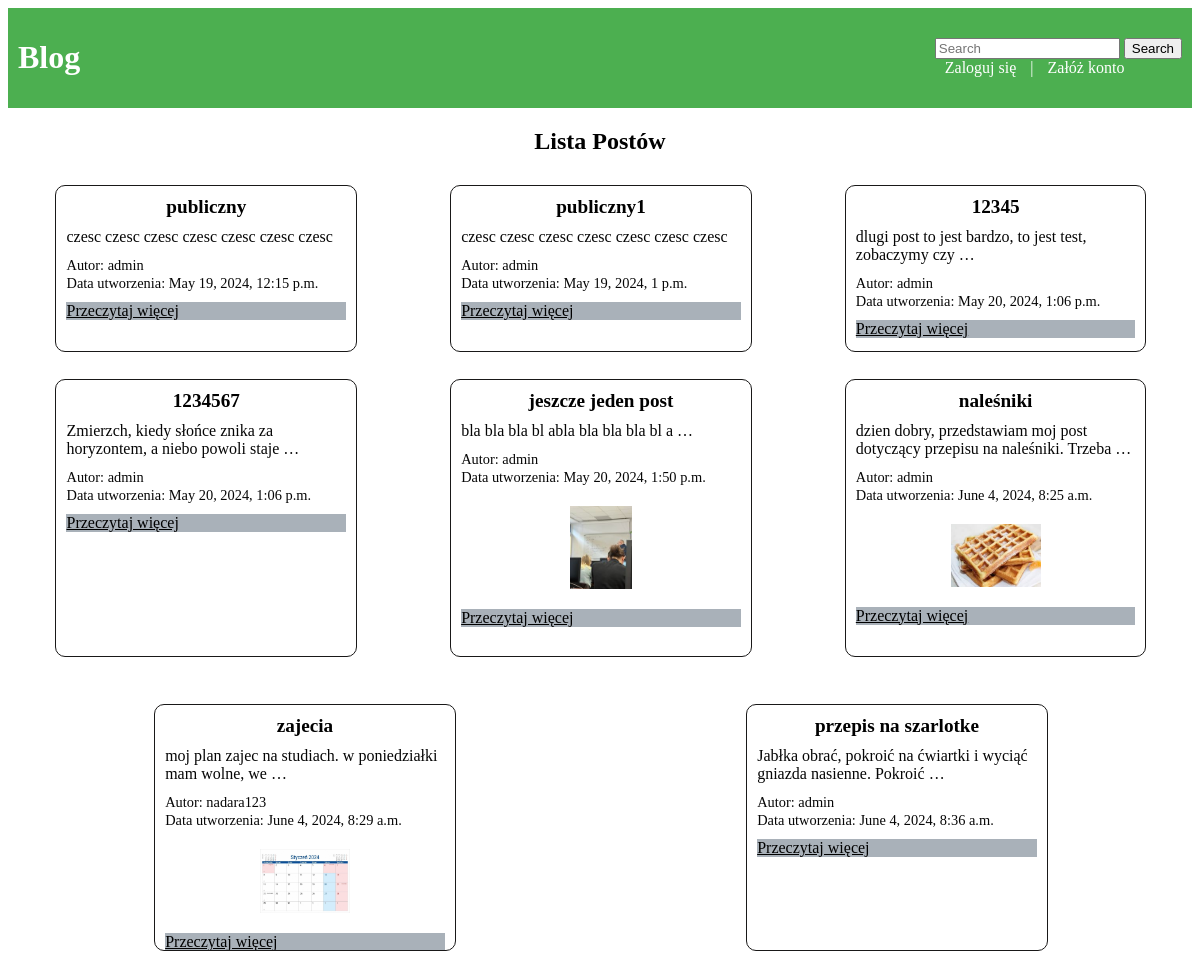
/posty/, run on the app's committed database.
### mainapp/models.py (models this page shows, shortened)
class Post(models.Model):
    tytul = models.CharField(max_length=200)
    tresc = models.TextField(max_length=2000)
    data_utworzenia = models.DateTimeField(auto_now_add=True)
    autor = models.ForeignKey(User, on_delete=models.CASCADE)
    image = models.ImageField(null=True, blank=True, upload_to="images/")
    DOSTEP_CHOICES = (
        ('Publiczny', 'Publiczny'),
        ('Ograniczony', 'Ograniczony'),
    )
    dostep = models.CharField(max_length=20, choices=DOSTEP_CHOICES, default='Publiczny')

### mainapp/views.py (the view)
# urls.py: path('posty/', views.post_list, name='post_list'),
def post_list(request):
    if request.user.is_authenticated:
        posts = Post.objects.all()
    else:
        posts = Post.objects.filter(dostep='Publiczny')
    print("wyswietlono liste postow")
    return render(request, './post/post_list.html', {'posts': posts})

### mainapp/templates/post/post_list.html (shortened to what this page needs)
{% extends "base.html" %}
{% block content %}
<div class="container mt-5">
  <h2 class="post-label">Lista Postów</h2>
  <div class="row justify-content-center">
    {% for post in posts %}
    <div class="col-md-4 mb-3">
      <div class="card post-card">
        <div class="card-body">
          <h5 class="card-title post-title">{{ post.tytul }}</h5>
          <p class="card-text post-text">{{ post.tresc|truncatewords_html:10 }}</p>
        </div>
        <div class="card-footer">
          <small class="text-muted post-info">Autor: {{ post.autor }}</small>
          <br>
          <small class="text-muted post-info">Data utworzenia: {{ post.data_utworzenia }}</small>
        </div>
        {% if post.image %}
        <img src="{{ post.image.url }}" alt="{{ post.tytul }}" class="post-image">
        {% endif %}
        <a href="{% url 'post_detail' post.id %}" class="btn btn-primary read-more-btn">Przeczytaj więcej</a>
      </div>
    </div>
    {% endfor %}
  </div>
</div>
{% endblock %}

### mainapp/templates/post/post_list.html (style rules this page uses)
.post-card { border: 1px solid #191818; border-radius: 10px; margin-bottom: 20px; margin-top: 10px; width: 100%; height: 85%; overflow: hidden; }
.post-title { font-size: 1.2rem; color: #000000; margin: 10px; text-align: center; }
.post-text { font-size: 1rem; color: #050505; margin: 10px; overflow: hidden; height: 60%; }
.post-image { max-width: 30%; max-height: 30%; margin: 20px auto; display: block; }
.post-info { font-size: 0.9rem; color: #060606; margin: 10px; }
.read-more-btn { background-color: #a9b1b9; color: #000000; border: none; margin: 10px; display: block; }
.post-label { font-size: 1.5rem; font-weight: bold; color: #000000; text-align: center; margin-bottom: 20px; }
@media (min-width: 768px) { .col-md-4 { flex: 0 0 calc(27% - 20px); max-width: calc(27% - 20px); } }
@media (min-width: 768px) { .row { display: flex; flex-wrap: wrap; justify-content: space-around; margin-top: 10px; margin-bottom: 20px; } }
@media (min-width: 768px) { .col-md-4 { padding: 0 10px; } }

### data on the page
Post: tytul "publiczny", tresc "czesc czesc czesc czesc czesc czesc czesc", autor "admin", data_utworzenia "May 19, 2024, 12:15 p.m."
Post: tytul "publiczny1", tresc "czesc czesc czesc czesc czesc czesc czesc", autor "admin", data_utworzenia "May 19, 2024, 1 p.m."
Post: tytul "12345", tresc "dlugi post to jest bardzo, to jest test, zobaczymy czy …", autor "admin", data_utworzenia "May 20, 2024, 1:06 p.m."
Post: tytul "1234567", tresc "Zmierzch, kiedy słońce znika za horyzontem, a niebo powoli staje …", autor "admin", data_utworzenia "May 20, 2024, 1:06 p.m."
Post: tytul "jeszcze jeden post", tresc "bla bla bla bl abla bla bla bla bl a …", autor "admin", data_utworzenia "May 20, 2024, 1:50 p.m.", image (picture)
Post: tytul "naleśniki", tresc "dzien dobry, przedstawiam moj post dotyczący przepisu na naleśniki. Trzeba …", autor "admin", data_utworzenia "June 4, 2024, 8:25 a.m.", image (picture)
Post: tytul "zajecia", tresc "moj plan zajec na studiach. w poniedziałki mam wolne, we …", autor "nadara123", data_utworzenia "June 4, 2024, 8:29 a.m.", image (picture)
Post: tytul "przepis na szarlotke", tresc "Jabłka obrać, pokroić na ćwiartki i wyciąć gniazda nasienne. Pokroić …", autor "admin", data_utworzenia "June 4, 2024, 8:36 a.m."
